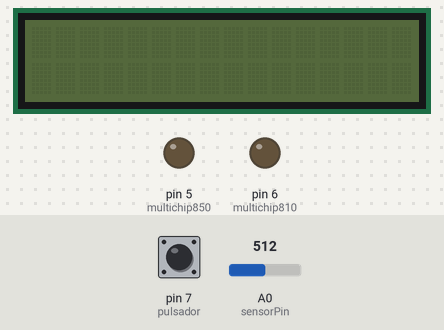
This sketch was run on a simulated Arduino Uno, built with avr-gcc and run on an emulated ATmega328P. On the bench: 16×2 character LCD, output pins drawn as LEDs (lit = HIGH). The test bench sets the inputs (shaded band); at power-on: pin 7 (pulsador) LOW, A0 (sensorPin) = 512. What the sketch prints to the serial monitor is not drawn.

Above: at 1.7 s.
1.8 s: pin 7 (pulsador) pulled HIGH for 0.15 s
At 5.6 s:
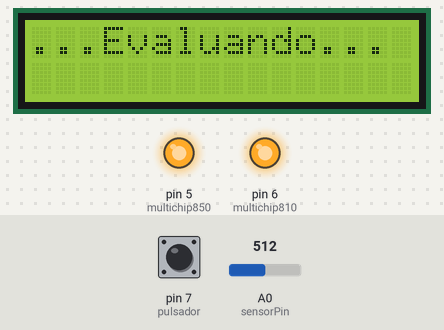
At 9.7 s:
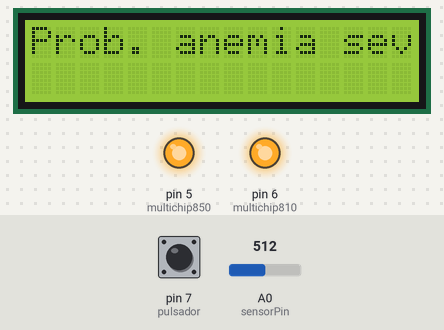
10.9 s: pin 7 (pulsador) pulled HIGH for 3.2 s
At 18.5 s:
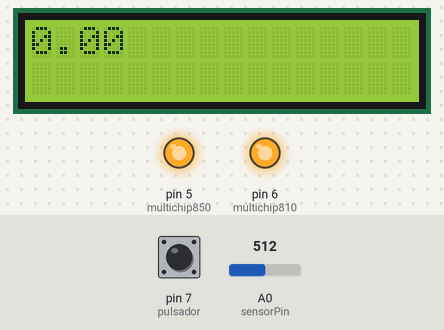
Timing chart, 0 to 20.0 s (numbered marks = the images above; inputs shaded):
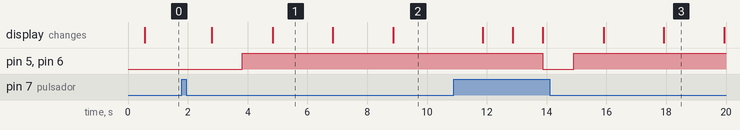

The sketch:

programaci_n_final.ino
```cpp
// Include the libraries:
// LiquidCrystal_I2C.h: https://github.com/johnrickman/LiquidCrystal_I2C
#include <Wire.h> // Library for I2C communication
#include <LiquidCrystal_I2C.h> // Library for LCD

#define C 850000
#define pulsador 7
#define sensorPin A0
#define multichip670 10
#define multichip770 4
#define multichip810 6
#define multichip850 5
#define multichip950 3

// Wiring: SDA pin is connected to A4 and SCL pin to A5.
// Connect to LCD via I2C, default address 0x27 (A0-A2 not jumpered)
LiquidCrystal_I2C lcd = LiquidCrystal_I2C(0x27, 16, 2); // Change to (0x27,20,4) for 20x4 LCD.

// double sensorPin = A0;
// double multichip810 = 10;
double AC_Amplitud = 0;
double DC_Signal = 0; //Valor Minimo del array
double eHb = 71.708; // En gramos de Hemoglobina por Decilitro
double eHbO2 = 86.4; // En gramos de Hemoglobina por Decilitro
int L = 1; // en centímetros
double MaxVal = 0;
double MinVal = 9999999;
double funcion[200];
double PPG_Ratio = 0;
double hb = 0;

void cfg_multichip(bool a1, bool a2, bool a3, bool a4, bool a5){
  if (a1){
    pinMode(multichip670, OUTPUT);
  }

  if (a2){
     pinMode(multichip770, OUTPUT);
  }

  if (a3){
     pinMode(multichip810, OUTPUT);
  }

  if (a4){
    pinMode(multichip850, OUTPUT);
  }

  if (a5){
    pinMode(multichip950, OUTPUT);
  }

}

void set_multichip(bool a1, bool a2, bool a3, bool a4, bool a5){
  if (a1){
    digitalWrite(multichip670, LOW);
  }
  else
  {
    digitalWrite(multichip670, HIGH);
  }

  if (a2){
     digitalWrite(multichip770, LOW);
  }
  else
  {
    digitalWrite(multichip770, HIGH);
  }

  if (a3){
     digitalWrite(multichip810, LOW);
  }
  else
  {
    digitalWrite(multichip810, HIGH);
  }

  if (a4){
    digitalWrite(multichip850, LOW);
  }
  else
  {
    digitalWrite(multichip850, HIGH);
  }

  if (a5){
    digitalWrite(multichip950, LOW);
  }
  else
  {
    digitalWrite(multichip950, HIGH);
  }
}

void reset_multichip(bool a1, bool a2, bool a3, bool a4, bool a5){
  if (a1){
    digitalWrite(multichip670, HIGH);
  }
  else
  {
    digitalWrite(multichip670, LOW);
  }

  if (a2){
     digitalWrite(multichip770, HIGH);
  }
  else
  {
    digitalWrite(multichip770, LOW);
  }

  if (a3){
     digitalWrite(multichip810, HIGH);
  }
  else
  {
    digitalWrite(multichip810, LOW);
  }

  if (a4){
    digitalWrite(multichip850, HIGH);
  }
  else
  {
    digitalWrite(multichip850, LOW);
  }

  if (a5){
    digitalWrite(multichip950, HIGH);
  }
  else
  {
    digitalWrite(multichip950, LOW);
  }
}


void setup() {
  delay(500);
  Serial.begin(115200);
  Serial.println("Init");
  // Initiate the LCD:
  lcd.init();
  pinMode(pulsador, INPUT);
  pinMode(sensorPin, INPUT);
  cfg_multichip(false,false,true,true,false);
}

void loop() {
  lcd.clear();
  if(digitalRead(pulsador)==HIGH){
    MaxVal = 0;
    MinVal = 9999999;
    delay(1000);
    lcd.backlight();
    set_multichip(false,false,true,true,false);
    delay(1000);
    for (int i = 0; i < 200; ++i){
      funcion[i] = analogRead(sensorPin);
      if (funcion[i] <= MinVal){
        MinVal = funcion[i];
      }
      if (funcion[i] >= MaxVal){
        MaxVal = funcion[i];
      }
    }
    reset_multichip(false,false,true,true,false);

    //Cálculos//
    AC_Amplitud = MaxVal - MinVal;
    DC_Signal = MinVal;
    PPG_Ratio = AC_Amplitud/DC_Signal;
    hb = (PPG_Ratio)/((eHb + eHbO2)*L);

    Serial.print("AC_Amplitud = ");
    Serial.println(AC_Amplitud);

    Serial.print("DC_Signal = ");
    Serial.println(DC_Signal);

    Serial.print("PPG_Ratio = ");
    Serial.print((int)PPG_Ratio);
    Serial.print(".00");
    Serial.println((int)(PPG_Ratio*100000));


    Serial.print("MaxVal = ");
    Serial.println(MaxVal);
    Serial.print("MinVal = ");
    Serial.println(MinVal);

    delay (1000);
    lcd.print ("...Evaluando...");
    delay (2000);
    lcd.clear();
    lcd.print(C*hb);

    Serial.print((int)(hb*1000000));
    Serial.print(".");
    Serial.print((int)(hb*1000000));


    delay (2000);
    lcd.clear();

   //El rango es el estándar de concentración de sangre para que se considere que el paciente esté sano
    if (C*hb >= 11.5 and C*hb <= 15.5){
      lcd.print ("Prob. no anemia");
    }
    else{
      if (C*hb >= 11 and C*hb <= 11.4){
        lcd.print ("Prob. anemia leve");
      }
      else{
        if (C*hb >= 8 and C*hb <= 10.9){
        lcd.print ("Prob. anemia moderada");
        }
        else{
          if (C*hb >= 0 and C*hb < 8){
            lcd.print ("Prob. anemia severa");
          }
          else{
            lcd.print("Medicion inc");
          }
        }
      }
    }
    delay (3000);
    lcd.clear();
    delay(1000);
    lcd.noBacklight();
  }
}
```

Measured:
- after the input at 1.8 s, pin 5 (multichip850), pin 6 (multichip810): LOW → HIGH after 2.0 s; the display: first changes after 1.0 s (image 1 shows a later state)
- after the input at 10.9 s, pin 5 (multichip850), pin 6 (multichip810): HIGH → LOW after 3.0 s, → HIGH 1.0 s later
- what the display in image 1 shows lasts 2.0 s, from 4.8 s to 6.8 s
